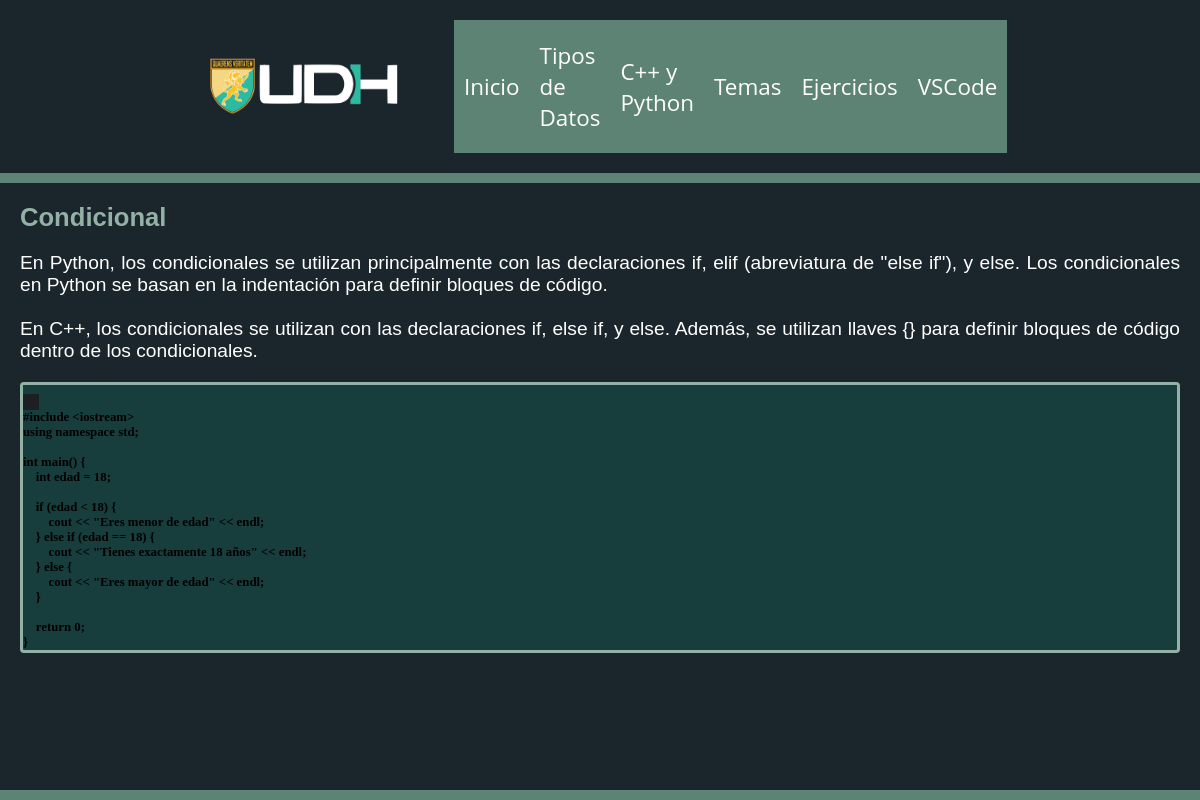
The app's page /diferencias/Condicional with its own data.
### exercises/models.py (models this page shows, shortened)
class Methods(models.Model):
    func = models.CharField(max_length=25)
    detail = models.TextField()
    py_snip = models.TextField()
    cpp_snip = models.TextField()

### exercises/views.py (the view)
# urls.py: path('diferencias/<str:method_name>', DifferencesDetailView.as_view(), name = 'diferencias_detail' ),
class DifferencesDetailView(View):
    def get(self, request, method_name):
        method = get_object_or_404(Methods, func=method_name)
        return render(request, 'differences_detail.html', {'method': method})

### exercises/static/templates/differences_detail.html (shortened to what this page needs)
{% extends 'base.html' %}
{% load static %}
{% block content %}
<div class="categText">
    <h2>{{ method.func }}</h2>
    <p class="themeContext">{{ method.detail }}</p>
</div>
<div class="examText">
    <div class="exercise">
        <div class="snippet" id="codeSnippets">
            <div class="snippet-toggle">
                <button id="cppSnippetBtn" class="active">
                </button>
                <button id="pySnippetBtn">
                </button>
            </div>
            <pre id="cppSnippet" class="inactive"><code class="language-cpp">{{ method.cpp_snip }}</code></pre>
        </div>
    </div>
</div>
{% endblock %}

### exercises/static/css/style.css (style rules this page uses)
* { margin: 0; padding: 0; }
body { display: flex; flex-direction: column; min-height: 100vh; background-color: #1B262C; font-family: "Open Sans", "Helvetica Neue", Helvetica, Arial, sans-serif; }
h2, h3, p { color: #FFFFFF; margin-bottom: 20px; }
h2 { font-size: 160%; font-family: 'Ubuntu', sans-serif; color: #93B1A6; }
p { font-size: 120%; font-family: 'Ubuntu', sans-serif; white-space: pre-line; text-align: justify; }

### exercises/static/css/exercise.css (style rules this page uses)
.snippet-toggle { text-align: left; background-color: #183D3D; margin-bottom: 0; }
.snippet-toggle button { background-color: #183D3D; border: none; padding: 8px; margin: 0; cursor: pointer; transition: none; }
.snippet-toggle button.active { background-color: rgb(28, 32, 35); color: #93B1A6; }
.snippet { border: 3px solid #93B1A6; padding: 0%; background-color: #183D3D; border-radius: 4px; }
#pySnippet, #cppSnippet { margin: 0; }
code { font-family: MonoCraft; font-weight: bolder; font-size: 80%; }

### records on screen
Methods: func "Condicional", detail "En Python, los condicionales se utilizan principalmente con las declaraciones if, elif (abreviatura de \"else if\"), y else. Los condicionales en Python se basan en la indentación para definir bloques de código. En C++, los condicionales se utilizan con las declaraciones if, else if, y else. Además, se utilizan llaves {} para definir bloques de código dentro de los condicionales.", cpp_snip "#include <iostream> using namespace std; int main() { int edad = 18; if (edad < 18) { cout << \"Eres menor de edad\" << endl; } else if (edad == 18) { cout << \"Tienes exactamente 18 años\" << endl; } else { cout << \"Eres mayor de edad\" << endl; } return 0; }"
